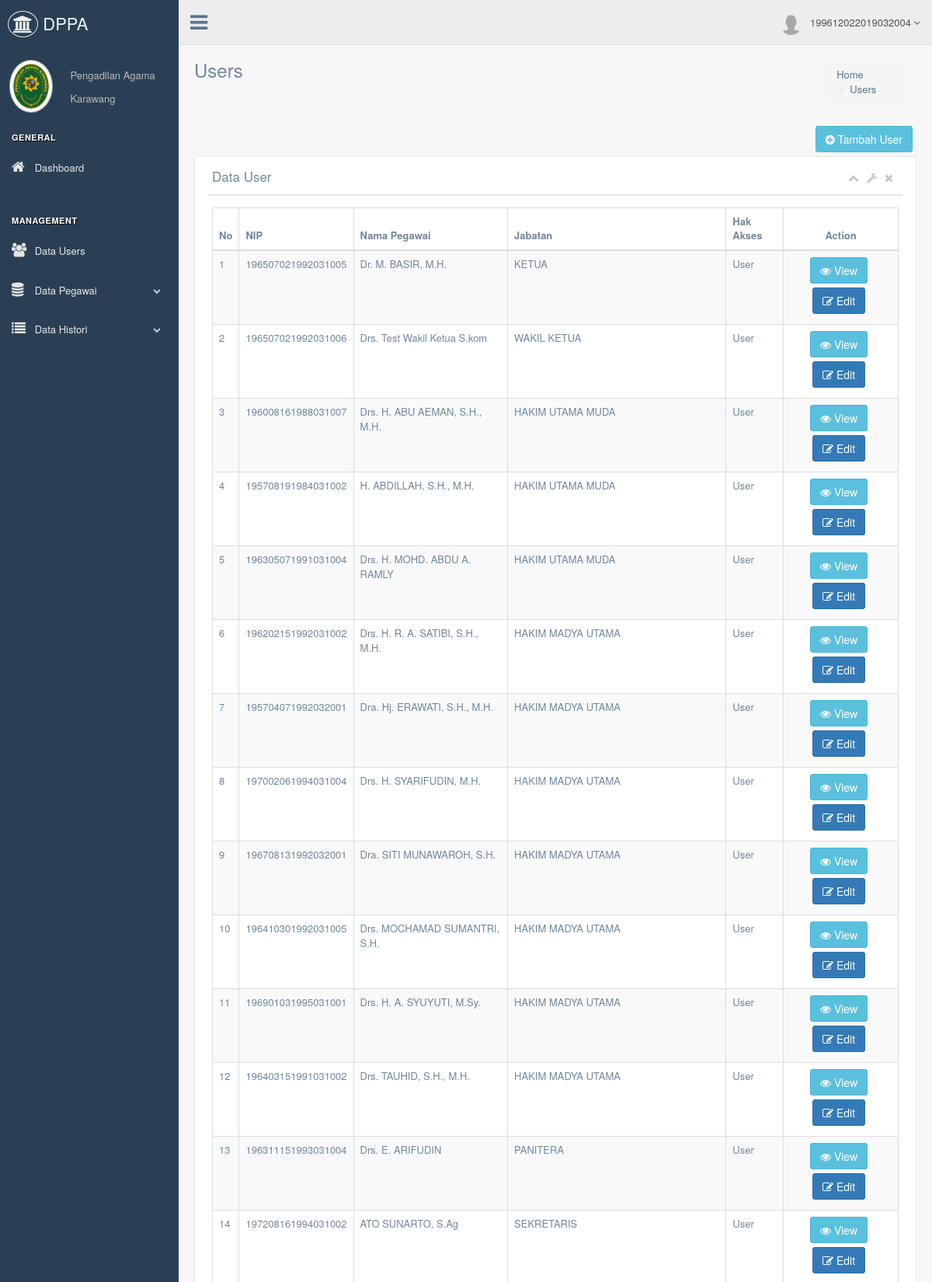
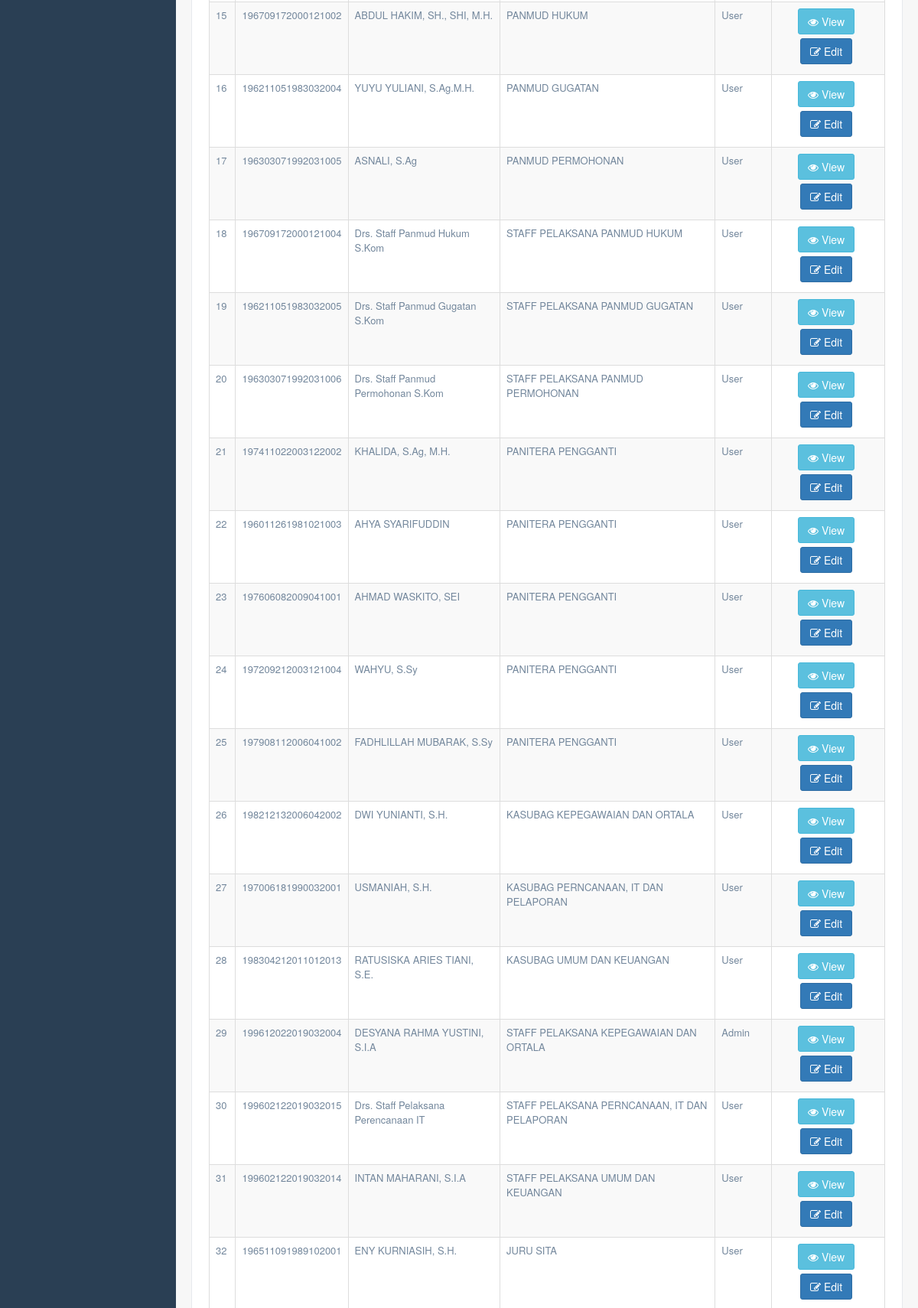
The page /admin/index.php?page=data_user (signed in, upper part) on the database its author committed (2 pictures, top to bottom).
### tables this page shows
CREATE TABLE `user` (
  `id_user` int(50) NOT NULL,
  `nip` varchar(225) NOT NULL,
  `password` varchar(225) NOT NULL,
  `role` varchar(225) NOT NULL,
  `foto` varchar(255) DEFAULT NULL
);

CREATE TABLE `pegawai` (
  `id_pegawai` int(50) NOT NULL,
  `nama_pegawai` varchar(225) NOT NULL,
  `nip` varchar(225) NOT NULL,
  `id_jabatan` int(25) NOT NULL,
  `id_golongan` int(25) NOT NULL,
  `unit_kerja` varchar(255) NOT NULL
);

CREATE TABLE `jabatan` (
  `id_jabatan` int(25) NOT NULL,
  `nama_jabatan` varchar(255) NOT NULL
);

### admin/data_user.php (the view, shortened to what this page needs)
<div class="page-title">
  <div class="title_left">
    <h3>Users</h3>
  </div>
  <div class="title_right">
    <div class="col-md-3 col-sm-3 col-xs-12 pull-right">
        <ol class="breadcrumb float-sm-right">
          <li class="breadcrumb-item"><a href="#">Home</a></li>
          <li class="breadcrumb-item"><a href="#">Users</a></li>
        </ol>
    </div>
  </div>
</div>
<div class="clearfix"></div>
<div class="row">
  <div class="col-md-12 col-sm-12 col-xs-12">
    <a href="#" title="Tambah User" class="btn btn-info pull-right" data-toggle="modal" data-target=".btn-tambah-user"><i class="fa fa-plus-circle"></i> Tambah User</a>
    <div class="x_panel">
      <div class="x_title">
        <h2>Data User <small>User yang menggunakan aplikasi DPPA</small></h2>
        <ul class="nav navbar-right panel_toolbox">
          <li><a class="collapse-link"><i class="fa fa-chevron-up"></i></a>
          </li>
          <li class="dropdown">
            <a href="#" class="dropdown-toggle" data-toggle="dropdown" role="button" aria-expanded="false"><i class="fa fa-wrench"></i></a>
          </li>
          <li><a class="close-link"><i class="fa fa-close"></i></a>
          </li>
        </ul>
        <div class="clearfix"></div>
      </div>
      <div class="x_content">
        <table id="datatable" class="table table-striped table-bordered table-hover">
          <thead>
            <tr>
              <th>No</th>
              <th>NIP</th>
              <th>Nama Pegawai</th>
              <th>Jabatan</th>
              <th>Hak Akses</th>
              <th class="text-center">Action</th>
            </tr>
          </thead>
            <tbody>
              <?php
                include '../database/koneksi.php';
                $query = mysqli_query($koneksi,"SELECT * FROM user us, pegawai pg, jabatan jb, golongan gl WHERE us.nip = pg.nip and pg.id_jabatan=jb.id_jabatan and pg.id_golongan=gl.id_golongan");
                $i = 1;
                while ($row = mysqli_fetch_array($query)) {
               ?>
               <tr>
                 <td><?php echo $i ?></td>
                 <td><?php echo $row['nip'] ?></td>
                 <td><?php echo $row['nama_pegawai'] ?></td>
                 <td><?php echo $row['nama_jabatan']; ?></td>
                 <td><?php echo $row['role'] ?></td>
                 <td class="text-center">
                   <a href="#" class="btn btn-info" data-toggle="modal" data-target="#modalviewuser<?php echo $row['nip'] ?>"><i class="fa fa-eye"></i> View</a>
                   <a href="#" class="btn btn-primary" data-toggle="modal" data-target="#modaledituser<?php echo $row['nip'] ?>"><i class="fa fa-edit"></i> Edit</a>
                 </td>
               </tr>
               <?php
               $i++;
             }
                ?>
          </tbody>
        </table>
      </div>
    </div>
  </div>
</div>

### rows shown on the page
user: pegawai.nip "196507021992031005", pegawai.nama_pegawai "Dr. M. BASIR, M.H.", jabatan.nama_jabatan "KETUA", role "User"
user: pegawai.nip "196507021992031006", pegawai.nama_pegawai "Drs. Test Wakil Ketua S.kom", jabatan.nama_jabatan "WAKIL KETUA", role "User"
user: pegawai.nip "196008161988031007", pegawai.nama_pegawai "Drs. H. ABU AEMAN, S.H., M.H.", jabatan.nama_jabatan "HAKIM UTAMA MUDA", role "User"
user: pegawai.nip "195708191984031002", pegawai.nama_pegawai "H. ABDILLAH, S.H., M.H.", jabatan.nama_jabatan "HAKIM UTAMA MUDA", role "User"
user: pegawai.nip "196305071991031004", pegawai.nama_pegawai "Drs. H. MOHD. ABDU A. RAMLY", jabatan.nama_jabatan "HAKIM UTAMA MUDA", role "User"
user: pegawai.nip "196202151992031002", pegawai.nama_pegawai "Drs. H. R. A. SATIBI, S.H., M.H.", jabatan.nama_jabatan "HAKIM MADYA UTAMA", role "User"
user: pegawai.nip "195704071992032001", pegawai.nama_pegawai "Dra. Hj. ERAWATI, S.H., M.H.", jabatan.nama_jabatan "HAKIM MADYA UTAMA", role "User"
user: pegawai.nip "197002061994031004", pegawai.nama_pegawai "Drs. H. SYARIFUDIN, M.H.", jabatan.nama_jabatan "HAKIM MADYA UTAMA", role "User"
user: pegawai.nip "196708131992032001", pegawai.nama_pegawai "Dra. SITI MUNAWAROH, S.H.", jabatan.nama_jabatan "HAKIM MADYA UTAMA", role "User"
user: pegawai.nip "196410301992031005", pegawai.nama_pegawai "Drs. MOCHAMAD SUMANTRI, S.H.", jabatan.nama_jabatan "HAKIM MADYA UTAMA", role "User"
user: pegawai.nip "196901031995031001", pegawai.nama_pegawai "Drs. H. A. SYUYUTI, M.Sy.", jabatan.nama_jabatan "HAKIM MADYA UTAMA", role "User"
user: pegawai.nip "196403151991031002", pegawai.nama_pegawai "Drs. TAUHID, S.H., M.H.", jabatan.nama_jabatan "HAKIM MADYA UTAMA", role "User"
user: pegawai.nip "196311151993031004", pegawai.nama_pegawai "Drs. E. ARIFUDIN", jabatan.nama_jabatan "PANITERA", role "User"
user: pegawai.nip "197208161994031002", pegawai.nama_pegawai "ATO SUNARTO, S.Ag", jabatan.nama_jabatan "SEKRETARIS", role "User"
user: pegawai.nip "196709172000121002", pegawai.nama_pegawai "ABDUL HAKIM, SH., SHI, M.H.", jabatan.nama_jabatan "PANMUD HUKUM", role "User"
user: pegawai.nip "196211051983032004", pegawai.nama_pegawai "YUYU YULIANI, S.Ag.M.H.", jabatan.nama_jabatan "PANMUD GUGATAN", role "User"
user: pegawai.nip "196303071992031005", pegawai.nama_pegawai "ASNALI, S.Ag", jabatan.nama_jabatan "PANMUD PERMOHONAN", role "User"
user: pegawai.nip "196709172000121004", pegawai.nama_pegawai "Drs. Staff Panmud Hukum S.Kom", jabatan.nama_jabatan "STAFF PELAKSANA PANMUD HUKUM", role "User"
user: pegawai.nip "196211051983032005", pegawai.nama_pegawai "Drs. Staff Panmud Gugatan S.Kom", jabatan.nama_jabatan "STAFF PELAKSANA PANMUD GUGATAN", role "User"
user: pegawai.nip "196303071992031006", pegawai.nama_pegawai "Drs. Staff Panmud Permohonan S.Kom", jabatan.nama_jabatan "STAFF PELAKSANA PANMUD PERMOHONAN", role "User"
user: pegawai.nip "197411022003122002", pegawai.nama_pegawai "KHALIDA, S.Ag, M.H.", jabatan.nama_jabatan "PANITERA PENGGANTI", role "User"
user: pegawai.nip "196011261981021003", pegawai.nama_pegawai "AHYA SYARIFUDDIN", jabatan.nama_jabatan "PANITERA PENGGANTI", role "User"
user: pegawai.nip "197606082009041001", pegawai.nama_pegawai "AHMAD WASKITO, SEI", jabatan.nama_jabatan "PANITERA PENGGANTI", role "User"
user: pegawai.nip "197209212003121004", pegawai.nama_pegawai "WAHYU, S.Sy", jabatan.nama_jabatan "PANITERA PENGGANTI", role "User"
user: pegawai.nip "197908112006041002", pegawai.nama_pegawai "FADHLILLAH MUBARAK, S.Sy", jabatan.nama_jabatan "PANITERA PENGGANTI", role "User"
user: pegawai.nip "198212132006042002", pegawai.nama_pegawai "DWI YUNIANTI, S.H.", jabatan.nama_jabatan "KASUBAG KEPEGAWAIAN DAN ORTALA", role "User"
user: pegawai.nip "197006181990032001", pegawai.nama_pegawai "USMANIAH, S.H.", jabatan.nama_jabatan "KASUBAG PERNCANAAN, IT DAN PELAPORAN", role "User"
user: pegawai.nip "198304212011012013", pegawai.nama_pegawai "RATUSISKA ARIES TIANI, S.E.", jabatan.nama_jabatan "KASUBAG UMUM DAN KEUANGAN", role "User"
user: pegawai.nip "199612022019032004", pegawai.nama_pegawai "DESYANA RAHMA YUSTINI, S.I.A", jabatan.nama_jabatan "STAFF PELAKSANA KEPEGAWAIAN DAN ORTALA", role "Admin"
user: pegawai.nip "199602122019032015", pegawai.nama_pegawai "Drs. Staff Pelaksana Perencanaan IT", jabatan.nama_jabatan "STAFF PELAKSANA PERNCANAAN, IT DAN PELAPORAN", role "User"
user: pegawai.nip "199602122019032014", pegawai.nama_pegawai "INTAN MAHARANI, S.I.A", jabatan.nama_jabatan "STAFF PELAKSANA UMUM DAN KEUANGAN", role "User"
user: pegawai.nip "196511091989102001", pegawai.nama_pegawai "ENY KURNIASIH, S.H.", jabatan.nama_jabatan "JURU SITA", role "User"

### other values the page prints
$nip "199612022019032004"
